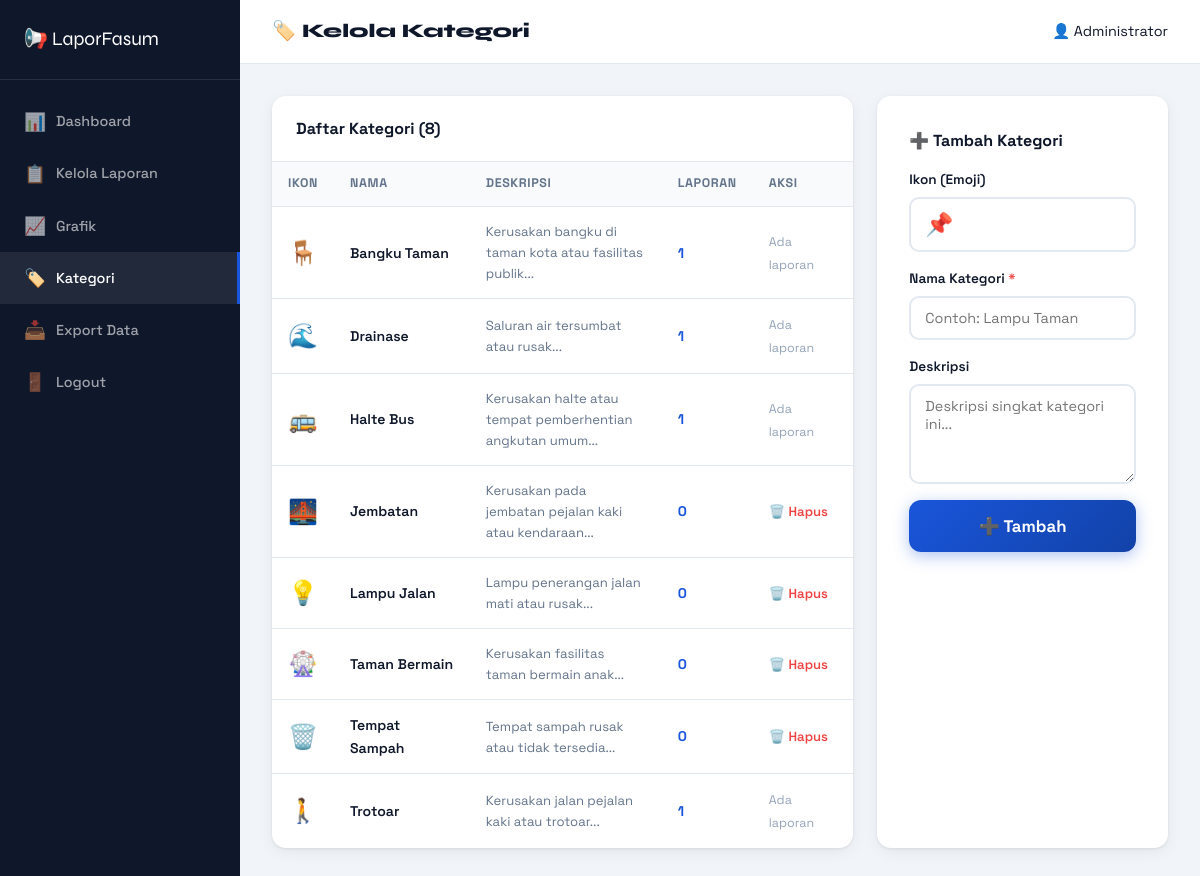
Page /admin/kategori.php (signed in) on the committed database.
### tables this page shows
CREATE TABLE IF NOT EXISTS kategori (
    id INT AUTO_INCREMENT PRIMARY KEY,
    nama VARCHAR(100) NOT NULL,
    ikon VARCHAR(50) NOT NULL,
    deskripsi TEXT,
    created_at TIMESTAMP DEFAULT CURRENT_TIMESTAMP
);

### admin/kategori.php (the view, shortened to what this page needs)
<!DOCTYPE html>
<html lang="id">
<head>
    <link rel="stylesheet" href="../assets/css/style.css">
</head>
<body class="admin-body">
<?php
require_once '../includes/config.php';
$list = $pdo->query("SELECT k.*, COUNT(l.id) as total_laporan FROM kategori k LEFT JOIN laporan l ON l.kategori_id=k.id GROUP BY k.id ORDER BY k.nama")->fetchAll();
?>
<div class="admin-sidebar">
    <div class="logo"><a href="dashboard.php">📢 LaporFasum</a></div>
    <nav class="sidebar-menu">
        <a href="dashboard.php"><span>📊</span> Dashboard</a>
        <a href="laporan.php"><span>📋</span> Kelola Laporan</a>
        <a href="grafik.php"><span>📈</span> Grafik</a>
        <a href="kategori.php" class="active"><span>🏷️</span> Kategori</a>
        <a href="export.php"><span>📥</span> Export Data</a>
        <a href="logout.php"><span>🚪</span> Logout</a>
    </nav>
</div>
<div class="admin-main">
    <div class="admin-topbar">
        <h1>🏷️ Kelola Kategori</h1>
        <div class="admin-user">👤 <?= htmlspecialchars($_SESSION['admin_nama']) ?></div>
    </div>
    <div class="admin-content">
        <div style="display:grid; grid-template-columns:2fr 1fr; gap:24px;">
            <div class="admin-table-card">
                <div class="table-header"><h2>Daftar Kategori (<?= count($list) ?>)</h2></div>
                <table class="admin-table">
                    <thead><tr><th>Ikon</th><th>Nama</th><th>Deskripsi</th><th>Laporan</th><th>Aksi</th></tr></thead>
                    <tbody>
                        <?php foreach ($list as $k): ?>
                        <tr>
                            <td style="font-size:1.5rem;"><?= $k['ikon'] ?></td>
                            <td style="font-weight:600;"><?= htmlspecialchars($k['nama']) ?></td>
                            <td style="font-size:.82rem; color:#64748b; max-width:200px;"><?= htmlspecialchars(substr($k['deskripsi'],0,60)) ?>...</td>
                            <td><span style="font-weight:700; color:#1a56db;"><?= $k['total_laporan'] ?></span></td>
                            <td>
                                <?php if ($k['total_laporan'] == 0): ?>
                                <a href="kategori.php?delete=<?= $k['id'] ?>" onclick="return confirm('Hapus kategori ini?')" style="color:#ef4444; font-size:.82rem; font-weight:600; text-decoration:none;">🗑️ Hapus</a>
                                <?php else: ?>
                                <span style="color:#94a3b8; font-size:.78rem;">Ada laporan</span>
                                <?php endif; ?>
                            </td>
                        </tr>
                        <?php endforeach; ?>
                    </tbody>
                </table>
            </div>
            <div class="detail-card">
                <h3 style="font-size:1rem; font-weight:700; margin-bottom:16px;">➕ Tambah Kategori</h3>
                <form method="POST">
                    <div class="form-group">
                        <label>Ikon (Emoji)</label>
                        <input type="text" name="ikon" placeholder="📌" maxlength="4" style="font-size:1.4rem;" value="📌">
                    </div>
                    <div class="form-group">
                        <label>Nama Kategori <span class="required">*</span></label>
                        <input type="text" name="nama" placeholder="Contoh: Lampu Taman" required>
                    </div>
                    <div class="form-group">
                        <label>Deskripsi</label>
                        <textarea name="deskripsi" rows="3" placeholder="Deskripsi singkat kategori ini..."></textarea>
                    </div>
                    <button type="submit" name="tambah" class="btn-submit" style="width:100%; justify-content:center;">➕ Tambah</button>
                </form>
            </div>
        </div>
    </div>
</div>
</body>
</html>

### assets/css/style.css (style rules this page uses)
:root { --primary: #1a56db; --primary-dark: #1242a8; --primary-light: #e8f0fe; --accent: #f59e0b; --accent-dark: #d97706; --success: #10b981; --warning: #f59e0b; --danger: #ef4444; --purple: #8b5cf6; --bg: #f8fafc; --surface: #ffffff; --border: #e2e8f0; --text: #0f172a; --text-muted: #64748b; --text-light: #94a3b8; --shadow: 0 1px 3px rgba(0,0,0,.08), 0 4px 16px rgba(0,0,0,.06); --shadow-lg: 0 8px 32px rgba(0,0,0,.12); --radius: 14px; --radius-sm: 8px; --font-body: 'Space Grotesk', sans-serif; --font-display: 'Syne', sans-serif; }
*, *::before, *::after { box-sizing: border-box; margin: 0; padding: 0; }
html { scroll-behavior: smooth; }
body { font-family: var(--font-body); background: var(--bg); color: var(--text); line-height: 1.6; font-size: 15px; }
.form-group { display: flex; flex-direction: column; gap: 6px; margin-bottom: 16px; }
.form-group label { font-size: .85rem; font-weight: 600; color: var(--text); }
.required { color: var(--danger); }
.form-group input, .form-group select, .form-group textarea { border: 2px solid var(--border); border-radius: 10px; padding: 11px 14px; font-family: var(--font-body); font-size: .9rem; color: var(--text); background: var(--surface); transition: border-color .2s; width: 100%; }
.form-group textarea { resize: vertical; min-height: 100px; }
.btn-submit { background: linear-gradient(135deg, var(--primary), var(--primary-dark)); color: #fff; border: none; border-radius: 12px; padding: 15px 48px; font-family: var(--font-body); font-size: 1.05rem; font-weight: 700; cursor: pointer; transition: all .2s; display: inline-flex; align-items: center; gap: 8px; box-shadow: 0 4px 16px rgba(26,86,219,.35); }
.admin-body { background: #f1f5f9; }
.admin-sidebar { position: fixed; left: 0; top: 0; bottom: 0; width: 240px; background: #0f172a; padding: 24px 0; display: flex; flex-direction: column; }
.admin-sidebar .logo { padding: 0 24px 24px; border-bottom: 1px solid rgba(255,255,255,.1); }
.admin-sidebar .logo a { color: #fff; text-decoration: none; font-family: var(--font-display); font-size: 1.2rem; }
.sidebar-menu { flex: 1; padding: 16px 0; }
.sidebar-menu a { display: flex; align-items: center; gap: 10px; padding: 12px 24px; color: rgba(255,255,255,.6); text-decoration: none; font-size: .9rem; font-weight: 500; transition: all .2s; }
.sidebar-menu a:hover, .sidebar-menu a.active { background: rgba(255,255,255,.08); color: #fff; border-right: 3px solid var(--primary); }
.sidebar-menu a span { font-size: 1.1rem; }
.admin-main { margin-left: 240px; min-height: 100vh; }
.admin-topbar { background: #fff; border-bottom: 1px solid var(--border); padding: 16px 32px; display: flex; justify-content: space-between; align-items: center; position: sticky; top: 0; z-index: 10; }
.admin-topbar h1 { font-family: var(--font-display); font-size: 1.2rem; font-weight: 800; }
.admin-user { display: flex; align-items: center; gap: 10px; font-size: .9rem; }
.admin-content { padding: 32px; }
.admin-table-card { background: #fff; border-radius: var(--radius); box-shadow: var(--shadow); overflow: hidden; }
.table-header { padding: 20px 24px; border-bottom: 1px solid var(--border); display: flex; justify-content: space-between; align-items: center; }
.table-header h2 { font-size: 1rem; font-weight: 700; }
.admin-table { width: 100%; border-collapse: collapse; }
.admin-table th { background: var(--bg); padding: 12px 16px; text-align: left; font-size: .78rem; font-weight: 700; color: var(--text-muted); text-transform: uppercase; letter-spacing: .05em; border-bottom: 1px solid var(--border); }
.admin-table td { padding: 14px 16px; border-bottom: 1px solid var(--border); font-size: .88rem; vertical-align: middle; }
.admin-table tr:last-child td { border-bottom: none; }
.detail-card { background: #fff; border-radius: var(--radius); padding: 32px; box-shadow: var(--shadow); }

### rows in the picture
kategori: ikon "🪑", nama "Bangku Taman", deskripsi "Kerusakan bangku di taman kota atau fasilitas publik", total_laporan "1", shows "Ada laporan"
kategori: ikon "🌊", nama "Drainase", deskripsi "Saluran air tersumbat atau rusak", total_laporan "1", shows "Ada laporan"
kategori: ikon "🚌", nama "Halte Bus", deskripsi "Kerusakan halte atau tempat pemberhentian angkutan umum", total_laporan "1", shows "Ada laporan"
kategori: ikon "🌉", nama "Jembatan", deskripsi "Kerusakan pada jembatan pejalan kaki atau kendaraan", total_laporan "0"
kategori: ikon "💡", nama "Lampu Jalan", deskripsi "Lampu penerangan jalan mati atau rusak", total_laporan "0"
kategori: ikon "🎡", nama "Taman Bermain", deskripsi "Kerusakan fasilitas taman bermain anak", total_laporan "0"
kategori: ikon "🗑️", nama "Tempat Sampah", deskripsi "Tempat sampah rusak atau tidak tersedia", total_laporan "0"
kategori: ikon "🚶", nama "Trotoar", deskripsi "Kerusakan jalan pejalan kaki atau trotoar", total_laporan "1", shows "Ada laporan"

### other values in the picture
$_SESSION['admin_nama'] "Administrator"
count($list) "8"
